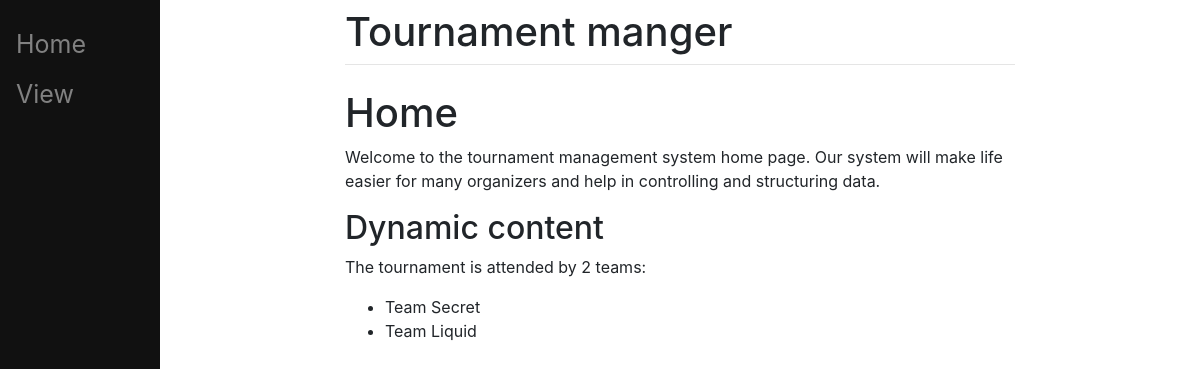
Before: /home/ with the older database file.
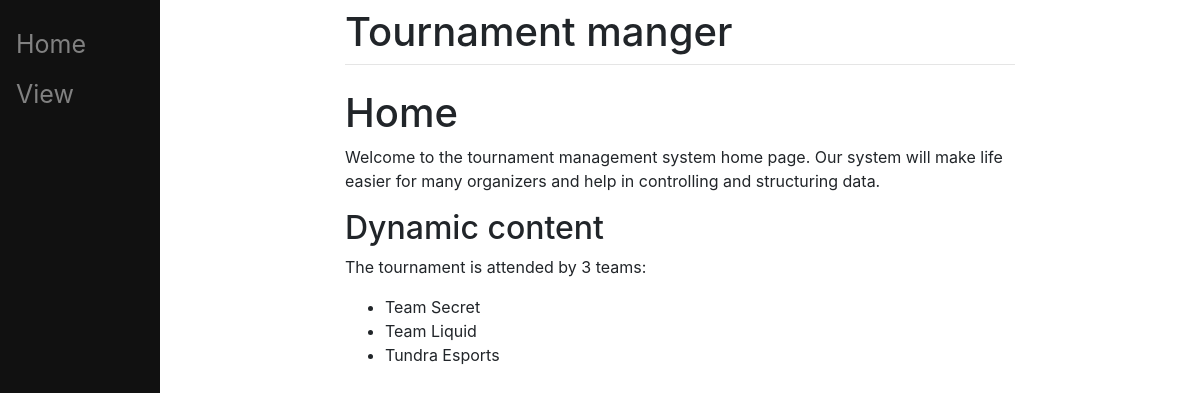
After: the same page with the newer database file.
### master/models.py (models this page shows, shortened)
class Team(models.Model):
     team_id = models.AutoField(primary_key=True)
     team_name = models.CharField(max_length=50)
     rating = models.IntegerField()
     coach_id = models.OneToOneField(Coach,on_delete=models.SET_NULL, null=True)
     stadium_id = models.ForeignKey(Stadium,on_delete=models.SET_NULL, null=True)

### master/views.py (the view)
# urls.py: path("home/", views.home, name='home'),
def home(response):
    num_team = Team.objects.all().count()
    team_name = [elem for elem in list(Team.objects.all().values_list('team_name', flat=True))]
    return render(response, "master/home.html", {"num_team":num_team,"team_name":team_name})

### master/templates/master/home.html (shortened to what this page needs)
{% extends "master/base.html" %}
{% block content %}
<h1>Home</h1>
<p>Welcome to the tournament management system home page. Our system will make life easier for many organizers and help in controlling and structuring data. </p>
<h2>Dynamic content</h2>
<p>The tournament is attended by {{num_team}} teams:</p>
  <ul>
		{% for item in team_name %}
				<li>{{item}}</li>
		{% endfor %}
  </ul>{% endblock %}

### master/templates/master/base.html (shortened to what this page needs)
<!doctype html>
<html>
<head>
	<link rel="stylesheet" href="https://stackpath.bootstrapcdn.com/bootstrap/4.3.1/css/bootstrap.min.css">
</head>
    <body>
	<div class="sidenav">
		<a href="/home">Home</a>
        <a href="/view">View</a>
	</div>
	<div id="content" name="content" class="main">
		<div class="row justify-content-center">
			<div class="col-8">
				<h1 class="mt-2">Tournament manger</h1>
				<hr class="mt-0 mb-4">
				{% block content %}
				{% endblock %}
			</div>
		</div>
	</div>
</body>
</html>

### master/templates/master/base.html (style rules this page uses)
.sidenav { height:100%; width:160px; position: fixed; z-index:1; top:0; left:0; background-color:#111; overflow-x: :hidden; padding-top:20px; }
.sidenav a { padding:6px 8px 6px 16px; text-decoration: none; font-size:25px; color: #818181; display:block; }
.main { margin-left:160px; padding: 0px 10px; }

Changed rows visible on the page:
added Team: team_name "Tundra Esports"
Other visible differences:
{{ num_team }}: "2" → "3"
